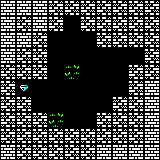

A 2D game scene composited from a Tiled map and its tileset images. What follows is a short description and the map's XML, with every tile layer's data as written:
An orthogonal 10x10 tile map with 16x16 px tiles, 2 tile layers (Graph, Spawn) and 3 objects.

<map version="1.10" tiledversion="1.10.2" orientation="orthogonal" renderorder="left-up" width="10" height="10" tilewidth="16" tileheight="16" infinite="0" nextlayerid="6" nextobjectid="13">
 <tileset firstgid="1" source="jeu-lynx.tsx" />
 <layer id="1" name="Graph" width="10" height="10">
  <data encoding="csv">
844,844,844,644,644,644,644,644,644,644,
844,644,844,644,1,644,644,644,644,644,
844,844,644,1,1,1,644,644,644,644,
844,644,644,1,1,1,1,1,1,644,
644,644,644,1,6,1,1,1,644,644,
644,1,1,1,1,1,1,1,644,844,
644,644,1,1,1,1,1,644,644,844,
644,644,644,6,1,1,644,644,644,844,
644,644,644,644,644,644,644,644,644,844,
844,644,644,644,644,644,844,844,844,844
</data>
 </layer>
 <layer id="3" name="Spawn" width="10" height="10">
  <data encoding="csv">
0,0,0,0,0,0,0,0,0,0,
0,0,0,0,0,0,0,0,0,0,
0,0,0,0,0,0,0,0,0,0,
0,0,0,0,0,0,0,1,0,0,
0,0,0,0,0,0,0,0,0,0,
0,220,0,0,0,0,0,0,0,0,
0,0,0,0,0,0,0,0,0,0,
0,0,0,0,0,0,0,0,0,0,
0,0,0,0,0,0,0,0,0,0,
0,0,0,0,0,0,0,0,0,0
</data>
 </layer>
 <objectgroup id="5" name="Texte">
  <object id="12" x="51.4296" y="76.1947" width="74.8539" height="22.1615">
   <text fontfamily="Sans Serif" pixelsize="8" wrap="1" color="#ff0000" italic="1">Grotte cachée</text>
  </object>
 </objectgroup>
 <objectgroup id="4" name="Liaisons">
  <object id="5" x="127.736" y="51.7552" width="19.07" height="10.4306">
   <text fontfamily="Sans Serif" pixelsize="8" wrap="1" color="#aa00ff" halign="center" valign="center">E30</text>
  </object>
  <object id="11" x="110.477" y="52.453" width="19.07" height="10.4306">
   <text fontfamily="Sans Serif" pixelsize="8" wrap="1" color="#aa00ff" halign="center" valign="center">S31</text>
  </object>
 </objectgroup>
</map>
